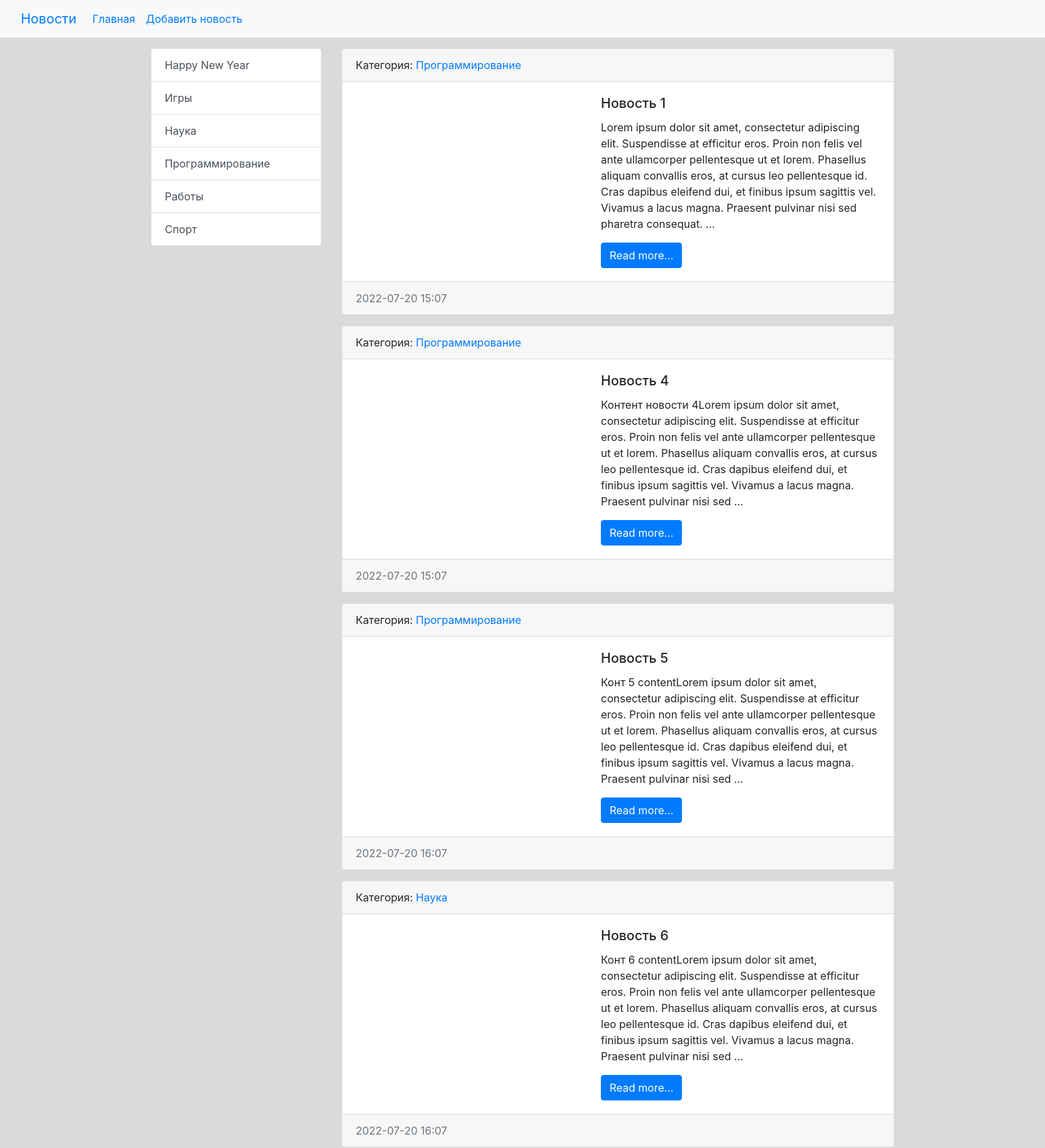
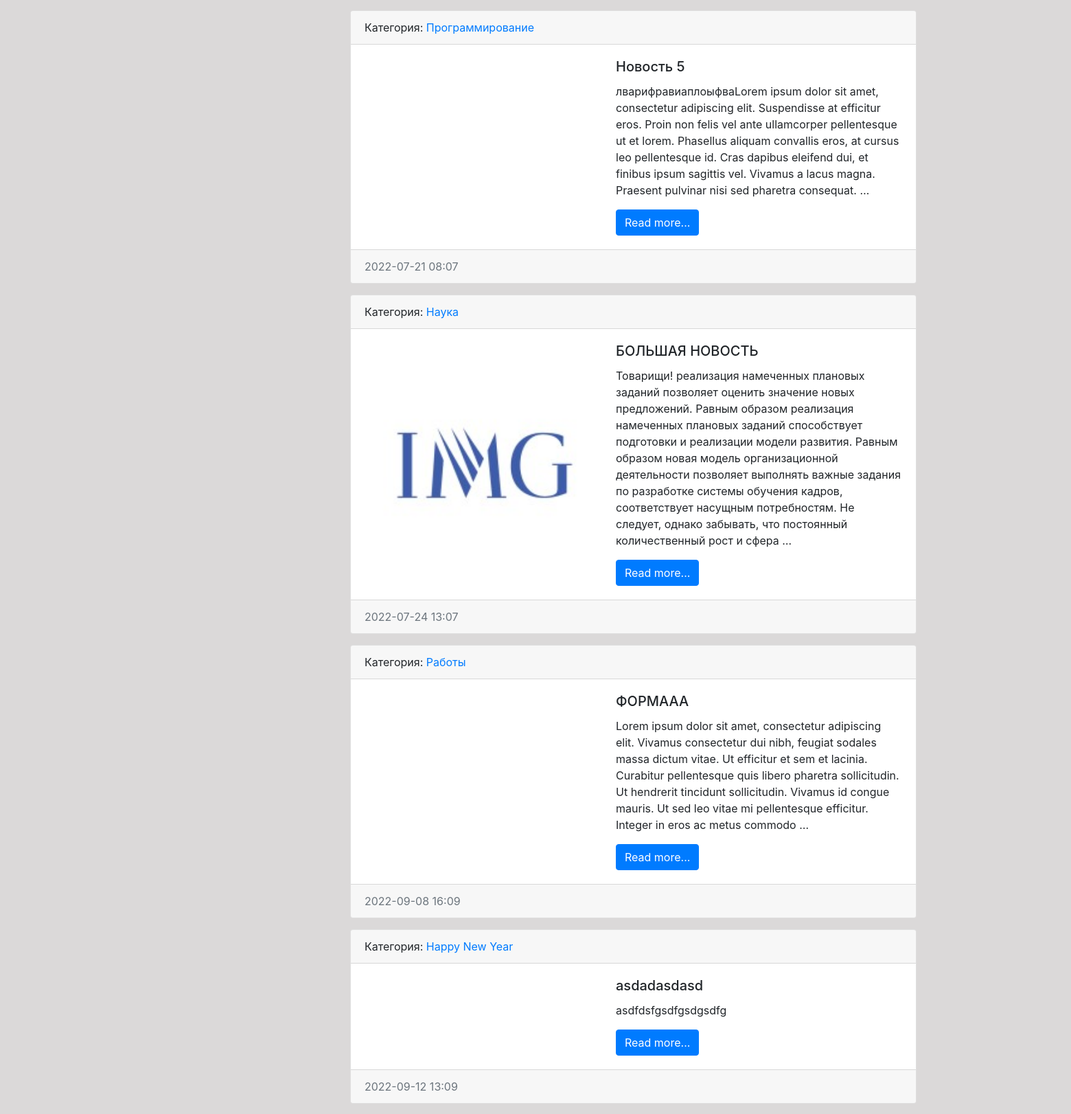
The page / (upper part) on the database its author committed (2 pictures, top to bottom).
### news/models.py (models this page shows, shortened)
class Category(models.Model):
    title = models.CharField(max_length=150, db_index=True, verbose_name='Наименование категории')
    def get_absolute_url(self):
        return reverse('category', kwargs={"category_id": self.pk})
    def __str__(self):
        return self.title
    class Meta:
        verbose_name = 'Категории'
        verbose_name_plural = 'Категории'
        ordering = ['title']

class News(models.Model):
    title = models.CharField(max_length=150, verbose_name='Наименование')  # Атрибут max_length
    content = models.TextField(blank=True,
                               verbose_name='Контет')  # blant=True означает, что поле можно не заполнять(не обязательное поле)
    created_at = models.DateTimeField(auto_now_add=True, verbose_name='Дата Публикации')
    updated_at = models.DateTimeField(auto_now=True, verbose_name='Обновлено')
    photo = models.ImageField(upload_to='photos/%Y/%m/%d/', verbose_name='Фото', blank=True)
    is_published = models.BooleanField(default=True, verbose_name='Опубликовано')
    category = models.ForeignKey('Category', on_delete=models.PROTECT,
                                 verbose_name='Категория',
                                 default=True)  # в ' ' (кавычках) потому что класс Category указан после объявления этой(category = ('Category')) переменной
    views = models.IntegerField(default=0)
    def get_absolute_url(self):
        return reverse('view_news', kwargs={"pk": self.pk})
    class Meta:
        verbose_name = 'Новость'
        verbose_name_plural = 'Новости'
        ordering = ['created_at']  # Сортировка

### news/views.py (the view)
# urls.py: path('', HomeNews.as_view(), name='home'),
class HomeNews(ListView):
    model = News
    template_name = 'news/home_news_list.html'
    context_object_name = 'news'
    def get_context_data(self, *, object_list=None,
                         **kwargs):
        context = super(HomeNews, self).get_context_data(**kwargs)
        context['title'] = 'Главная страница'
        return context
    def get_queryset(self):
        return News.objects.filter(is_published=True).select_related('category')

### news/templatetags/news_tags.py (called while the page is built)
@register.inclusion_tag('news/list_categories.html')
def show_categories(arg1='Hello', arg2='world!'):
    categories = Category.objects.all()
    return {"categories": categories, 'arg1': arg1, 'arg2': arg2}

### news/templates/news/home_news_list.html (shortened to what this page needs)
{% extends 'base.html' %}
{% block sidebar %}
{% include 'inc/_sidebar.html' %}
{% endblock %}
{% block content %}
{% for item in news %}
<div class="card mb-3">
    <div class="card-header">
        Категория: <a href="{{ item.category.get_absolute_url }}">{{item.category}}</a>
    </div>
    <div class="card-body">
        <div class="media">
            {% if item.photo %}
            <img src="{{ item.photo.url }}" alt="" width="350" class="mr-3">
            {% else %}
            <img src="https://images.unsplash.com/photo-1617854818583-09e7f077a156?ixlib=rb-1.2.1&ixid=MnwxMjA3fDB8MHxwaG90by1wYWdlfHx8fGVufDB8fHx8&auto=format&fit=crop&w=1170&q=80"
                 alt="" width="350" class="mr-3">
            {% endif %}
            <div class="media-body">
                <h5 class="card-title">{{ item.title }}</h5>
                <p class="card-text">{{ item.content|truncatewords:50 }}</p>
                <a href="{{ item.get_absolute_url }}" class="btn btn-primary">Read more...</a>
            </div>
        </div>
    </div>
    <div class="card-footer text-muted">
        {{item.created_at|date:'Y-m-d H:m'}}
    </div>
</div>
{% endfor %}
{% endblock %}

### templates/base.html (shortened to what this page needs)
{% load static %}
<!doctype html>
<html lang="en">
<head>
    <link rel="stylesheet" href="{% static 'css/bootstrap.min.css' %}">
    <link rel="stylesheet" href="{% static 'css/style.css' %}">
</head>
<body>
{% include 'inc/_nav.html' %}
<div class="container mt-3">
    <div class="row">
        <div class="col-md-3">
            {% block sidebar %}SIDEBAR{% endblock %}
        </div>
        <div class="col-md-9">
            {% block content %}CONTENT{% endblock %}
        </div>
    </div>
</div>
</body>
</html>

### templates/inc/_nav.html (shortened to what this page needs)
<nav class="navbar navbar-expand-lg bg-light">
    <div class="container-fluid">
        <a class="navbar-brand" href="{% url 'home' %}">Новости</a>
        <div class="collapse navbar-collapse" id="navbarSupportedContent">
            <ul class="navbar-nav me-auto mb-2 mb-lg-0">
                <li class="nav-item"><a class="nav-link" href="{% url 'home' %}">Главная</a></li>
                <li class="nav-item"><a class="nav-link" href="{% url 'add_news' %}">Добавить новость</a></li>
            </ul>
        </div>
    </div>
</nav>

### templates/inc/_sidebar.html
{% load news_tags%}
{% show_categories %}

### news/templates/news/list_categories.html
<div class="list-group">
    {% for item in categories %}
    <a href="{{ item.get_absolute_url }}" class="list-group-item list-group-item-action"
       aria-current="true">{{ item.title }}</a>
    {% endfor %}
</div>

### mysite/static/css/style.css (style rules this page uses)
body { background: #dbd9d9 }

### rows shown on the page
Category: title "Happy New Year"
Category: title "Игры"
Category: title "Наука"
Category: title "Программирование"
Category: title "Работы"
Category: title "Спорт"
News: category "Программирование", title "Новость 1", content "Lorem ipsum dolor sit amet, consectetur adipiscing elit. Suspendisse at efficitur eros. Proin non felis vel ante ullamcorper pellentesque ut et lorem. Phasellus aliquam convallis eros, at cursus leo pellentesque id. Cras dapibus eleifend dui, et finibus ipsum sagittis vel. Vivamus a lacus magna. Praesent pulvinar nisi sed pharetra consequat. …", created_at "2022-07-20 15:07"
News: category "Программирование", title "Новость 4", content "Контент новости 4Lorem ipsum dolor sit amet, consectetur adipiscing elit. Suspendisse at efficitur eros. Proin non felis vel ante ullamcorper pellentesque ut et lorem. Phasellus aliquam convallis eros, at cursus leo pellentesque id. Cras dapibus eleifend dui, et finibus ipsum sagittis vel. Vivamus a lacus magna. Praesent pulvinar nisi sed …", created_at "2022-07-20 15:07"
News: category "Программирование", title "Новость 5", content "Конт 5 contentLorem ipsum dolor sit amet, consectetur adipiscing elit. Suspendisse at efficitur eros. Proin non felis vel ante ullamcorper pellentesque ut et lorem. Phasellus aliquam convallis eros, at cursus leo pellentesque id. Cras dapibus eleifend dui, et finibus ipsum sagittis vel. Vivamus a lacus magna. Praesent pulvinar nisi sed …", created_at "2022-07-20 16:07"
News: category "Наука", title "Новость 6", content "Конт 6 contentLorem ipsum dolor sit amet, consectetur adipiscing elit. Suspendisse at efficitur eros. Proin non felis vel ante ullamcorper pellentesque ut et lorem. Phasellus aliquam convallis eros, at cursus leo pellentesque id. Cras dapibus eleifend dui, et finibus ipsum sagittis vel. Vivamus a lacus magna. Praesent pulvinar nisi sed …", created_at "2022-07-20 16:07"
News: category "Программирование", title "Новость 5", content "лварифравиаплоыфваLorem ipsum dolor sit amet, consectetur adipiscing elit. Suspendisse at efficitur eros. Proin non felis vel ante ullamcorper pellentesque ut et lorem. Phasellus aliquam convallis eros, at cursus leo pellentesque id. Cras dapibus eleifend dui, et finibus ipsum sagittis vel. Vivamus a lacus magna. Praesent pulvinar nisi sed pharetra consequat. …", created_at "2022-07-21 08:07"
News: category "Наука", photo (picture), title "БОЛЬШАЯ НОВОСТЬ", content "Товарищи! реализация намеченных плановых заданий позволяет оценить значение новых предложений. Равным образом реализация намеченных плановых заданий способствует подготовки и реализации модели развития. Равным образом новая модель организационной деятельности позволяет выполнять важные задания по разработке системы обучения кадров, соответствует насущным потребностям. Не следует, однако забывать, что постоянный количественный рост и сфера …", created_at "2022-07-24 13:07"
News: category "Работы", title "ФОРМААА", content "Lorem ipsum dolor sit amet, consectetur adipiscing elit. Vivamus consectetur dui nibh, feugiat sodales massa dictum vitae. Ut efficitur et sem et lacinia. Curabitur pellentesque quis libero pharetra sollicitudin. Ut hendrerit tincidunt sollicitudin. Vivamus id congue mauris. Ut sed leo vitae mi pellentesque efficitur. Integer in eros ac metus commodo …", created_at "2022-09-08 16:09"
News: category "Happy New Year", title "asdadasdasd", content "asdfdsfgsdfgsdgsdfg", created_at "2022-09-12 13:09"
